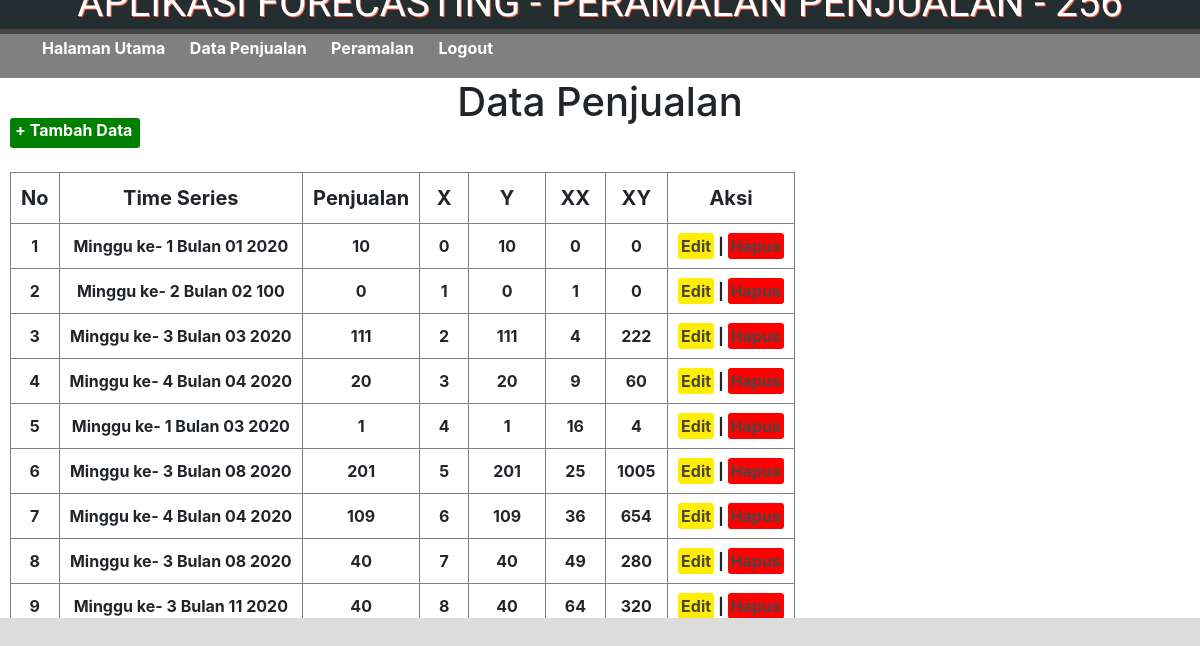
Screenshot of /show_data_penjualan.php (signed in) with the database file from the repository.
### tables this page shows
CREATE TABLE `penjualan` (
  `idjual` int(11) NOT NULL,
  `minggu` varchar(11) NOT NULL,
  `bulan` varchar(11) NOT NULL,
  `tahun` varchar(11) NOT NULL,
  `jumlah` int(10) NOT NULL
);

### show_data_penjualan.php (the view, shortened to what this page needs)
<?php
include "koneksi.php";
?>
<!DOCTYPE html>
<html lang="en">
<head>
    <link rel="stylesheet" href="https://cdn.jsdelivr.net/npm/bootstrap@4.5.3/dist/css/bootstrap.min.css">
    <link rel="stylesheet" href="css/style_index.css">
    <link rel="stylesheet" href="css/data.css">
</head>
<div class="judul">
    <h1>APLIKASI FORECASTING - PERAMALAN PENJUALAN - 256 </h1>
</div>
<nav>
    <ul>
        <li>
            <a href="index.php">Halaman Utama</a>
        </li>
        <li>
            <a href="show_data_penjualan.php">Data Penjualan</a>
        </li>
        <li>
            <a href="peramalan.php">Peramalan</a>
        </li>
        <li>
            <a href="logout.php">Logout</a>
        </li>
    </ul>
</nav>
<div class="show">
    <h1>Data Penjualan</h1>
</div>
<body>
    <div class="container-show-data">
        <div class="tombol-tambah">
            <a href="input.php"> + Tambah Data</a>
        </div>
        <br>
        <div class="tabel">
            <table border="" cellspacing="0" cellpadding="10">
                <thead>
                    <tr>
                        <td align="center">No</td>
                        <td align="center">Time Series</td>
                        <td align="center">Penjualan</td>
                        <td align="center">X</td>
                        <td align="center"> Y</td>
                        <td align="center">XX</td>
                        <td align="center">XY</td>
                        <td align="center">Aksi</td>
                    </tr>
                </thead>
                <?php
                $x = -1;
                $query = " SELECT * FROM penjualan ORDER BY idjual ASC  ";
                $result = mysqli_query($koneksi, $query);
                while ($row = mysqli_fetch_array($result)) {
                    $nomor++;
                    $x++;
                    $minggu = $row[1];
                    $bulan = $row[2];
                    $tahun = $row[3];
                    $jumlah = $row[4];
                    $xx = $x * $x;
                    $xy = $x * $jumlah;
                ?>
                    <tbody>
                        <tr>
                            <td align="center"> <?php echo "$nomor"; ?> </td>
                            <td align="center"> <?php echo "Minggu ke- $minggu Bulan $bulan $tahun"; ?> </td>
                            <td align="center"> <?php echo "$jumlah"; ?> </td>
                            <td align="center"> <?php echo "$x"; ?> </td>
                            <td align="center"> <?php echo "$jumlah"; ?> </td>
                            <td align="center"> <?php echo "$xx"; ?> </td>
                            <td align="center"> <?php echo "$xy"; ?> </td>
                            <td align="center">
                                <a class="edit" href="edit.php?id=<?php echo $row['idjual']; ?>">Edit</a>
                                |
                                <a class="hapus" href="hapus.php?id=<?php echo $row['idjual']; ?>" onclick="return confirm('Apakah anda yakin ingin menghapus data penjualan nomor : <?php echo $nomor; ?> Minggu : <?php echo $minggu; ?> Bulan : <?php echo $bulan; ?> ? ');
                                ">Hapus</a>
                            </td>
                        </tr>
                    <?php
                }
                    ?>
                    </tbody>
            </table>
        </div>
        <br>
    </div>
</body>
</html>

### css/style_index.css (style rules this page uses)
body { padding: 0; margin: 0; background-color: gainsboro; }
.judul { background-color: rgb(36, 46, 49); width: 100%; height: 50px; margin-top:-21px; position: static; text-align: center; color: white; text-shadow: 1px 0.5px tomato; font-family: 'Texturina', serif; }
nav { border-top: 5px solid rgb(73, 70, 70); position: sticky; padding: 2px; background-color: gray; }
nav li { display: inline-block; margin-right: 20px; margin-top: -20px; list-style-type: none; }
nav a { text-decoration: none; font-weight: bold; color: white; }

### css/data.css (style rules this page uses)
.show { width: 100%; height: 40px; background-color: rgb(255, 255, 255); text-align: center; margin-top: 0; }
.container-show-data { width: 100%; height: 500px; background-color: rgb(255, 255, 255); overflow: scroll; }
.tombol-tambah { height: 30px; width: 130px; background-color: green; margin-left: 10px; border-radius: 3px; }
.tombol-tambah a { text-decoration: none; text-align: center; color: white; font-weight: bold; padding: 5px; }
table { margin-left: 10px; font-weight: bold; }
thead { font-size: 20px; }
.edit { height: 30px; width: 60px; background-color: rgb(255, 238, 0); border-radius: 3px; padding:3px ; text-decoration: none; color: rgb(73, 69, 69); font-weight: bold; }
.hapus { height: 30px; width: 80px; background-color: rgb(255, 0, 0); border-radius: 3px; padding: 3px ; text-decoration: none; color: rgb(73, 69, 69); font-weight: bold; }

### rows the page displays
penjualan: minggu "1", bulan "01", tahun "2020", jumlah "10", xx "0", jumlah "0"
penjualan: minggu "2", bulan "02", tahun "100", jumlah "0", xx "1"
penjualan: minggu "3", bulan "03", tahun "2020", jumlah "111", xx "4", jumlah "222"
penjualan: minggu "4", bulan "04", tahun "2020", jumlah "20", xx "9", jumlah "60"
penjualan: minggu "1", bulan "03", tahun "2020", jumlah "1", xx "16", jumlah "4"
penjualan: minggu "3", bulan "08", tahun "2020", jumlah "201", xx "25", jumlah "1005"
penjualan: minggu "4", bulan "04", tahun "2020", jumlah "109", xx "36", jumlah "654"
penjualan: minggu "3", bulan "08", tahun "2020", jumlah "40", xx "49", jumlah "280"
penjualan: minggu "3", bulan "11", tahun "2020", jumlah "40", xx "64", jumlah "320"
